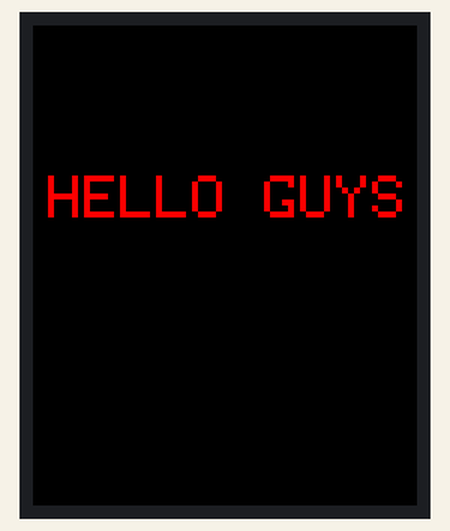
The sketch below on a simulated Arduino Uno, built with avr-gcc and run on an emulated ATmega328P. Shown: 128×160 colour display.

Above: at 0.2 s.
At 1.2 s:
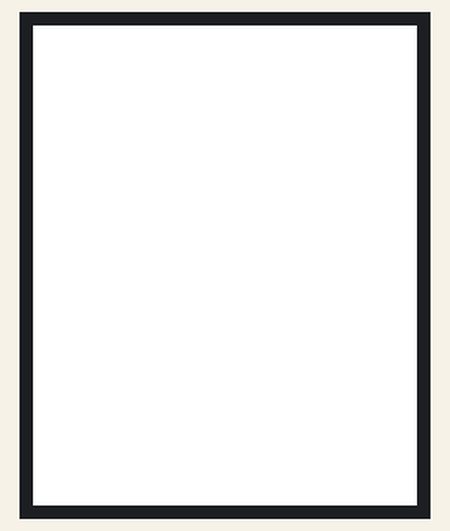
At 1.7 s:
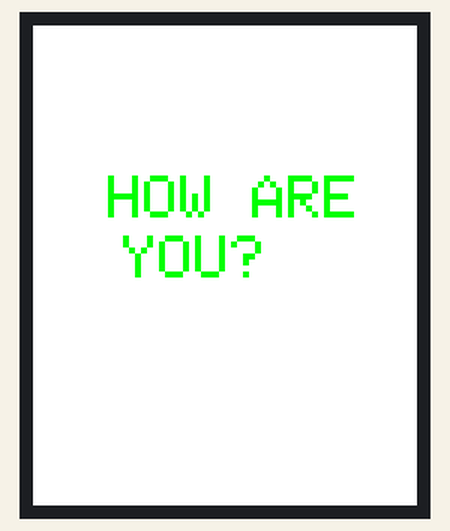
At 3.3 s:
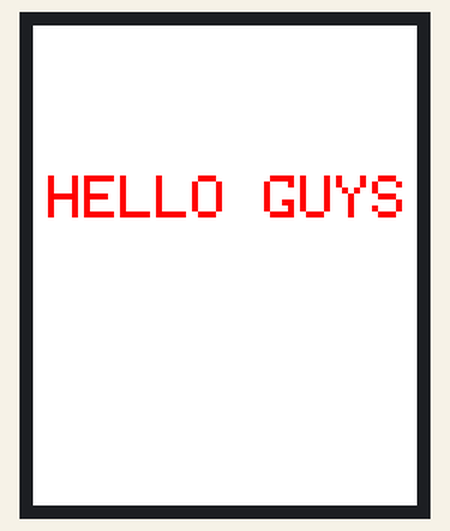

Measured:
- by itself, everything shown: repeats every 3.0 s, in 4 steps
- what the display in image 1 shows lasts 0.5 s, from 1.2 s to 1.7 s
- what the display in image 2 shows lasts 1.0 s, from 1.7 s to 2.7 s

The sketch:

tft_1.8inch.ino
```cpp
#include <Adafruit_GFX.h>    // Core graphics library
#include <Adafruit_ST7735.h> // Hardware-specific library for ST7735
#include <Adafruit_ST7789.h> // Hardware-specific library for ST7789
#include <SPI.h>

#define TFT_CS        10
#define TFT_RST        8 // Or set to -1 and connect to Arduino RESET pin
#define TFT_DC         9

Adafruit_ST7735 tft = Adafruit_ST7735(TFT_CS, TFT_DC, TFT_RST);

float p = 3.1415926;

void setup() {
  // put your setup code here, to run once:
 Serial.begin(9600);
tft.initR(INITR_BLACKTAB);
 tft.fillScreen(ST77XX_BLACK);
}

void loop() {
  // put your main code here, to run repeatedly:
tft.setRotation(10);
tft.setTextSize(2);
tft.setCursor(5, 50);
tft.setTextColor(ST77XX_RED);
tft.print("HELLO GUYS");

delay(1000);

tft.fillScreen(ST77XX_WHITE);

delay(500);

tft.setRotation(10);
tft.setTextSize(2);
tft.setCursor(25, 50);
tft.setTextColor(ST77XX_GREEN);
tft.println("HOW ARE");
tft.setCursor(30,70);
tft.println("YOU?");

delay(1000);

tft.fillScreen(ST77XX_WHITE);

delay(500);


}
```
